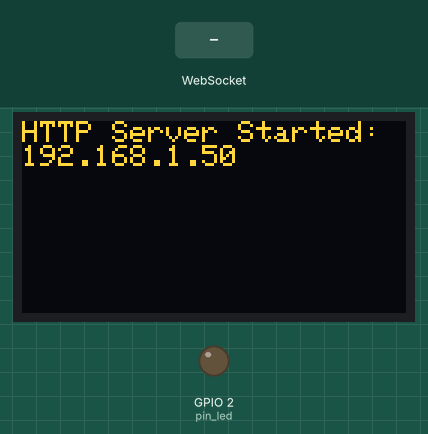
This sketch was run on a simulated ESP8266 (Wemos D1 mini). On the bench: 128×64 one-colour display, output pins drawn as LEDs (lit = HIGH). The test bench sets the inputs (shaded band). The OLED is the two-colour kind (top 16 rows yellow); WiFi joins after 1.5 s; servers stay silent unless stated; what the sketch prints to the serial monitor is not drawn.

Above: at 2.7 s.
2.8 s: WebSocket text "13" received
At 3.2 s:
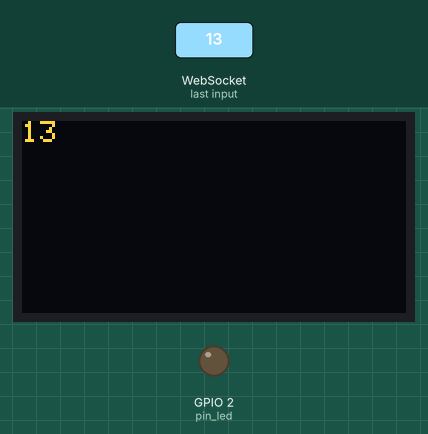
4.3 s: WebSocket text "#" received
At 4.6 s:
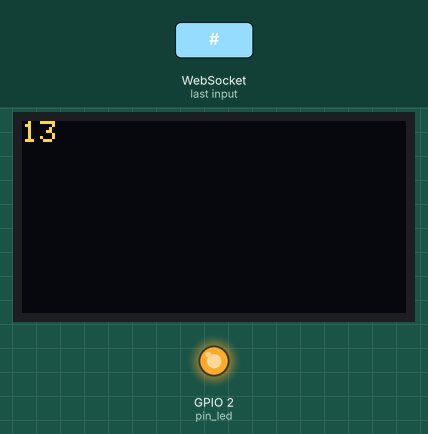
Timing chart, 0 to 7.3 s (numbered marks = the images above; inputs shaded):
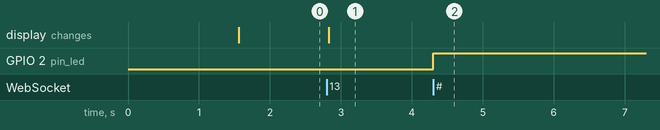

Measured:
- after the input at 2.8 s, the display: changes at once (image 1)
- after the input at 4.3 s, GPIO 2 (pin_led): LOW → HIGH at once

The sketch:

WemosD1_WebSocketServer_OLED.ino
```cpp
#include <ESP8266WiFi.h>
#include <ESP8266WebServer.h>
#include <WebSocketsServer.h>
#include <Wire.h>
#include <Adafruit_GFX.h>
#include <Adafruit_SSD1306.h>

#define OLED_Address 0x3C
Adafruit_SSD1306 oled(1);

ESP8266WebServer server;
WebSocketsServer webSocket = WebSocketsServer(81);

uint8_t pin_led = 2;
char* ssid = "2.4 Ghz Rokudo";
char* password = "hitler321";

char webpage[] PROGMEM = R"=====(
<html>
<head>
  <script>
    var Socket;
    function init() {
      Socket = new WebSocket('ws://' + window.location.hostname + ':81/');
      Socket.onmessage = function(event){
        document.getElementById("rxConsole").value += event.data;
      }
    }
    function sendText(){
      Socket.send(document.getElementById("txBar").value);
      document.getElementById("txBar").value = "";
    }
    function sendBrightness(){
      Socket.send("#"+document.getElementById("brightness").value);
    }
  </script>
</head>
<body onload="javascript:init()">
  <div>
    <textarea id="rxConsole"></textarea>
  </div>
  <hr/>
  <div>
    <input type="text" id="txBar" onkeydown="if(event.keyCode == 13) sendText();" />
  </div>
  <hr/>
  <div>
    <input type="range" min="0" max="1023" value="512" id="brightness" oninput="sendBrightness()" />
  </div>
</body>
</html>
)=====";

void setup()
{

  oled.begin(SSD1306_SWITCHCAPVCC, OLED_Address);
  oled.clearDisplay();
  oled.setTextColor(WHITE);
  oled.setCursor(0, 0);

  WiFi.mode(WIFI_STA);

  pinMode(pin_led, OUTPUT);
  WiFi.begin(ssid,password);
  Serial.begin(115200);
  while(WiFi.status()!=WL_CONNECTED)
  {
    Serial.print(".");
    delay(500);
  }
  Serial.println("");
  Serial.print("Connected to ");
  Serial.println(ssid);
  Serial.print("IP address: ");
  Serial.println(WiFi.localIP());

  server.on("/",[](){
    server.send_P(200, "text/html", webpage);
  });
  server.begin();

  // display the server ip address on the screen upon wifi connection
  oled.println("HTTP Server Started:\n" + WiFi.localIP().toString());
  oled.display();

  webSocket.begin();
  webSocket.onEvent(webSocketEvent);
}

void loop()
{
  oled.setTextColor(WHITE);
  oled.setCursor(0, 0);
  webSocket.loop();
  server.handleClient();
  // If you enter anything in the serial monitor it will display it in the WebPage TextArea
  if(Serial.available() > 0){
    char c[] = {(char)Serial.read()};
    webSocket.broadcastTXT(c, sizeof(c));
  }
}


// Upon pressing enter, websocketevent is triggered and deals with the payload accordingly
void webSocketEvent(uint8_t num, WStype_t type, uint8_t * payload, size_t length){
  String message="";
  if(type == WStype_TEXT){
    if(payload[0] == '#'){
      uint16_t brightness = (uint16_t) strtol((const char *) &payload[1], NULL, 10);
      brightness = 1024 - brightness;
      analogWrite(pin_led, brightness);
      Serial.print("brightness= ");
      Serial.println(brightness);
    }

    else{
      oled.clearDisplay();
      message=="";
      for(int i = 0; i < length; i++)
      {
        message+=(char) payload[i]; // Appends the Payload Chars to the message String
        Serial.print((char) payload[i]);

      }
      Serial.println();
      oled.println(message);
      oled.display();
    }
  }

}
```
